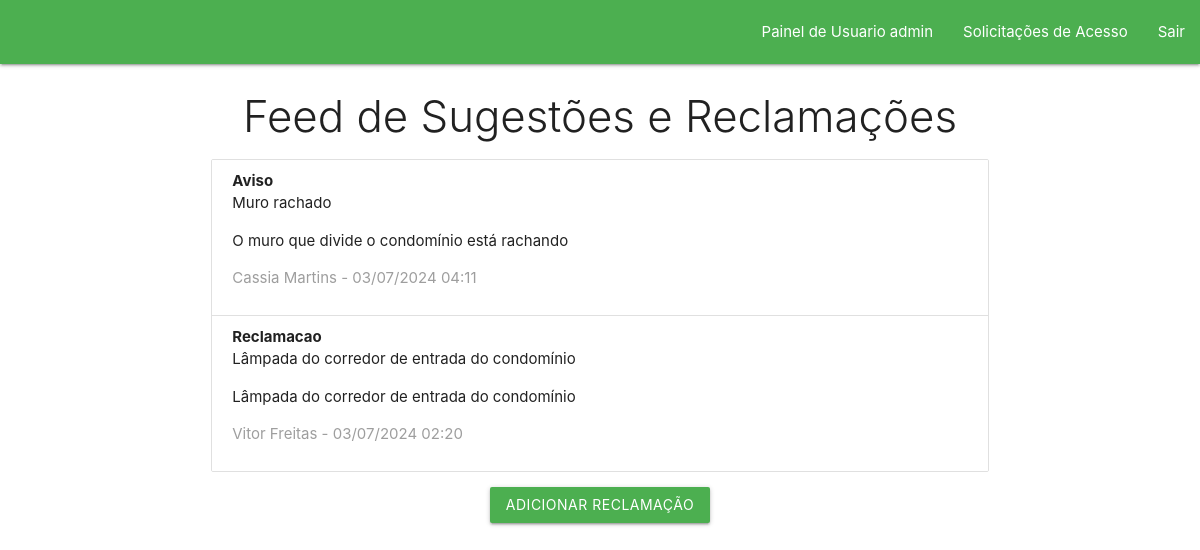
The page /sugestoes_reclamacoes.php (signed in) on the database its author committed.
### tables this page shows
CREATE TABLE `reclamacao` (
  `reclamacao_id` int(11) NOT NULL,
  `usuario_id` int(11) DEFAULT NULL,
  `data_criacao` timestamp NOT NULL DEFAULT current_timestamp(),
  `tipoPostagem` varchar(20) NOT NULL,
  `titulo` varchar(255) NOT NULL,
  `mensagem` varchar(500) NOT NULL
);

CREATE TABLE `usuario` (
  `usuario_id` int(11) NOT NULL,
  `nome_usuario` varchar(100) NOT NULL,
  `email` varchar(100) NOT NULL,
  `telefone` varchar(20) NOT NULL,
  `cpf` varchar(14) NOT NULL,
  `rg` varchar(20) NOT NULL,
  `senha_usuario` varchar(255) NOT NULL,
  `tipo_acesso` enum('normal','administrador') NOT NULL DEFAULT 'normal'
);

### Model/ReclamacaoModel.php (called while the page is built, shortened)
<?php
class ReclamacaoModel {
    private $connect;
    public function __construct($connect) {
        $this->connect = $connect;
    }
    public function obterReclamacoes() {
        $sql = "SELECT r.*, u.nome_usuario AS nome_usuario FROM reclamacao r JOIN usuario u ON r.usuario_id = u.usuario_id ORDER BY r.data_criacao DESC";
        $result = $this->connect->query($sql);
        return $result;
    }
}
?>

### sugestoes_reclamacoes.php (the view, shortened to what this page needs)
<?php
include_once 'Model/db_connect.php';
include_once 'Model/ReclamacaoModel.php';
include_once 'includes/header.php';
include_once 'menu.php';
$model = new ReclamacaoModel($connect);
$resultado = $model->obterReclamacoes();
?>
<div class="row">
    <div class="col s12 m8 offset-m2">
        <h3 class="light center-align">Feed de Sugestões e Reclamações</h3>
        <ul class="collection">
            <?php while ($dados = $resultado->fetch_assoc()): ?>
            <li class="collection-item">
                <div>
                    <span class="title"><b><?php echo ucfirst(htmlspecialchars($dados['tipoPostagem'])); ?></b></span>
                </div>
                <div>
                    <span class="title"><?php echo ucfirst(htmlspecialchars($dados['titulo'])); ?></span>
                </div>
                <div>
                    <p><?php echo htmlspecialchars($dados['mensagem']); ?></p>
                </div>
                <div class="grey-text">
                    <p>
                        <?php echo htmlspecialchars($dados['nome_usuario']); ?> -
                        <?php echo date('d/m/Y H:i', strtotime($dados['data_criacao'])); ?>
                    </p>
                </div>
            </li>
            <?php endwhile; ?>
        </ul>
        <div class="center-align">
            <a href="postar_reclamacao.php" class="btn green">Adicionar Reclamação</a>
        </div>
    </div>
</div>
<?php include_once 'includes/footer.php'; ?>

### rows shown on the page
reclamacao: tipoPostagem "Aviso", titulo "Muro rachado", mensagem "O muro que divide o condomínio está rachando", usuario.nome_usuario "Cassia Martins", data_criacao "03/07/2024 04:11"
reclamacao: tipoPostagem "Reclamacao", titulo "Lâmpada do corredor de entrada do condomínio", mensagem "Lâmpada do corredor de entrada do condomínio", usuario.nome_usuario "Vitor Freitas", data_criacao "03/07/2024 02:20"

### other values the page prints
$_SESSION['nome_usuario'] "Usuario admin"
